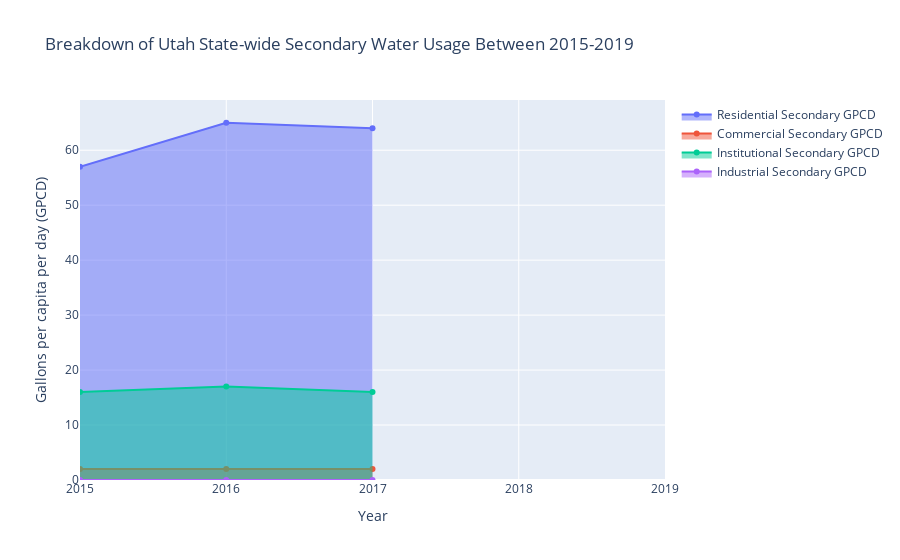

Here is the notebook cell this chart was saved with:
### Code cell
fig = go.Figure()

fig.add_trace(go.Scatter(
    name="Residential Secondary GPCD",
    x=df_state['Year'], 
    y=df_state['ResSecGPCD'],
    fill='tozeroy',
    text='Residential Secondary GPCD'
)) 
fig.add_trace(go.Scatter(
    name="Commercial Secondary GPCD",
    x=df_state['Year'], 
    y=df_state['ComSecGPCD'],
    fill='tozeroy',
    text='Commercial Secondary GPCD'
)) 
fig.add_trace(go.Scatter(
    name="Institutional Secondary GPCD",
    x=df_state['Year'], 
    y=df_state['InsSecGPCD'],
    fill='tozeroy',
    text='Institutional Secondary GPCD'
)) 
fig.add_trace(go.Scatter(
    name="Industrial Secondary GPCD",
    x=df_state['Year'], 
    y=df_state['IndSecGPCD'],
    fill='tozeroy',
    text='Industrial Secondary GPCD'
)) 

# Add axis labels, title, etc.
fig.update_layout(
    xaxis = dict(
        tickmode = 'array',
        tickvals = df_state['Year'],
        ticktext = df_state['Year']
    ),
    title="Breakdown of Utah State-wide Secondary Water Usage Between 2015-2019",
    xaxis_title="Year",
    yaxis_title="Gallons per capita per day (GPCD)",
)

fig.show()

### Figure 1 — Plotly figure (JSON) as saved in the notebook; plotly's stock layout.template omitted (floating-point values rounded to 4 significant figures)
{"data": [{"fill": "tozeroy", "name": "Residential Secondary GPCD", "text": "Residential Secondary GPCD", "type": "scatter", "x": [2015, 2016, 2017, 2018, 2019], "y": [57, 65, 64, null, null]}, {"fill": "tozeroy", "name": "Commercial Secondary GPCD", "text": "Commercial Secondary GPCD", "type": "scatter", "x": [2015, 2016, 2017, 2018, 2019], "y": [2, 2, 2, null, null]}, {"fill": "tozeroy", "name": "Institutional Secondary GPCD", "text": "Institutional Secondary GPCD", "type": "scatter", "x": [2015, 2016, 2017, 2018, 2019], "y": [16, 17, 16, null, null]}, {"fill": "tozeroy", "name": "Industrial Secondary GPCD", "text": "Industrial Secondary GPCD", "type": "scatter", "x": [2015, 2016, 2017, 2018, 2019], "y": [0, 0, 0, null, null]}], "layout": {"autosize": true, "title": {"text": "Breakdown of Utah State-wide Secondary Water Usage Between 2015-2019"}, "xaxis": {"autorange": true, "range": [2015, 2019], "tickmode": "array", "ticktext": [2015, 2016, 2017, 2018, 2019], "tickvals": [2015, 2016, 2017, 2018, 2019], "title": {"text": "Year"}, "type": "linear"}, "yaxis": {"autorange": true, "range": [0, 69.44], "title": {"text": "Gallons per capita per day (GPCD)"}, "type": "linear"}}}
